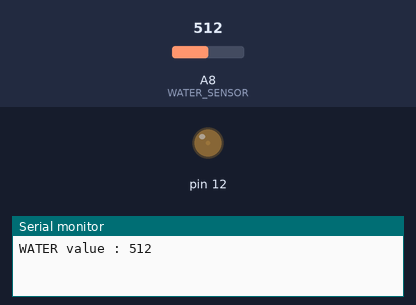
Bench run of a sketch on a simulated Arduino Mega 2560, built with avr-gcc and run on an emulated ATmega2560. Parts: output pins drawn as LEDs (lit = HIGH), the last lines printed to the serial monitor. Inputs (shaded band) come from the test bench; at power-on: A8 (WATER_SENSOR) = 512.

Above: at 0.93 s.
1.7 s: A8 (WATER_SENSOR) set to 306
5.2 s: A8 (WATER_SENSOR) set to 511
At 6.94 s:
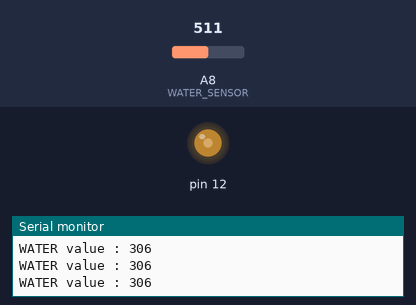
8.7 s: A8 (WATER_SENSOR) set to 716
At 8.99 s:
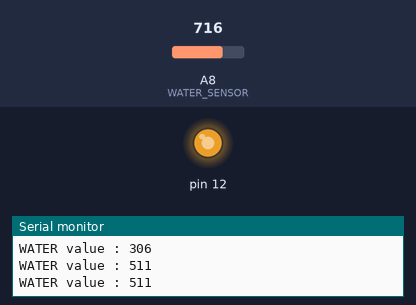
Timing chart, 0 to 18.2 s (numbered marks = the images above; inputs shaded):
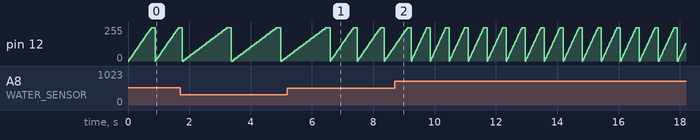

The sketch:

Wiper_Water_Sensor.ino
```cpp
const uint8_t WATER_SENSOR {A8};
const uint8_t SERVOR_MOTOR {12U};
void setup() {
    Serial.begin(115200UL);
    pinMode(WATER_SENSOR, INPUT);
    pinMode(SERVOR_MOTOR, OUTPUT);
}
void loop() {
    uint16_t water_value = analogRead(WATER_SENSOR);
    water_value = constrain(water_value, 0, 580);
    uint16_t mapped_value = map(water_value, 0, 580, 100, 20);
    if(water_value > 5) {  //비를 감지
        for(int i = 0; i < 256; i += 10) {
          analogWrite(SERVOR_MOTOR, i);
          delay(mapped_value);
        }
    }
    Serial.print(F("WATER value : "));
    Serial.println(water_value);
    delay(100UL); //0.1 second
}
```

Measured:
- by itself, pin 12: ramps from 0/255 to 250/255 and jumps back, once every 0.62 s
